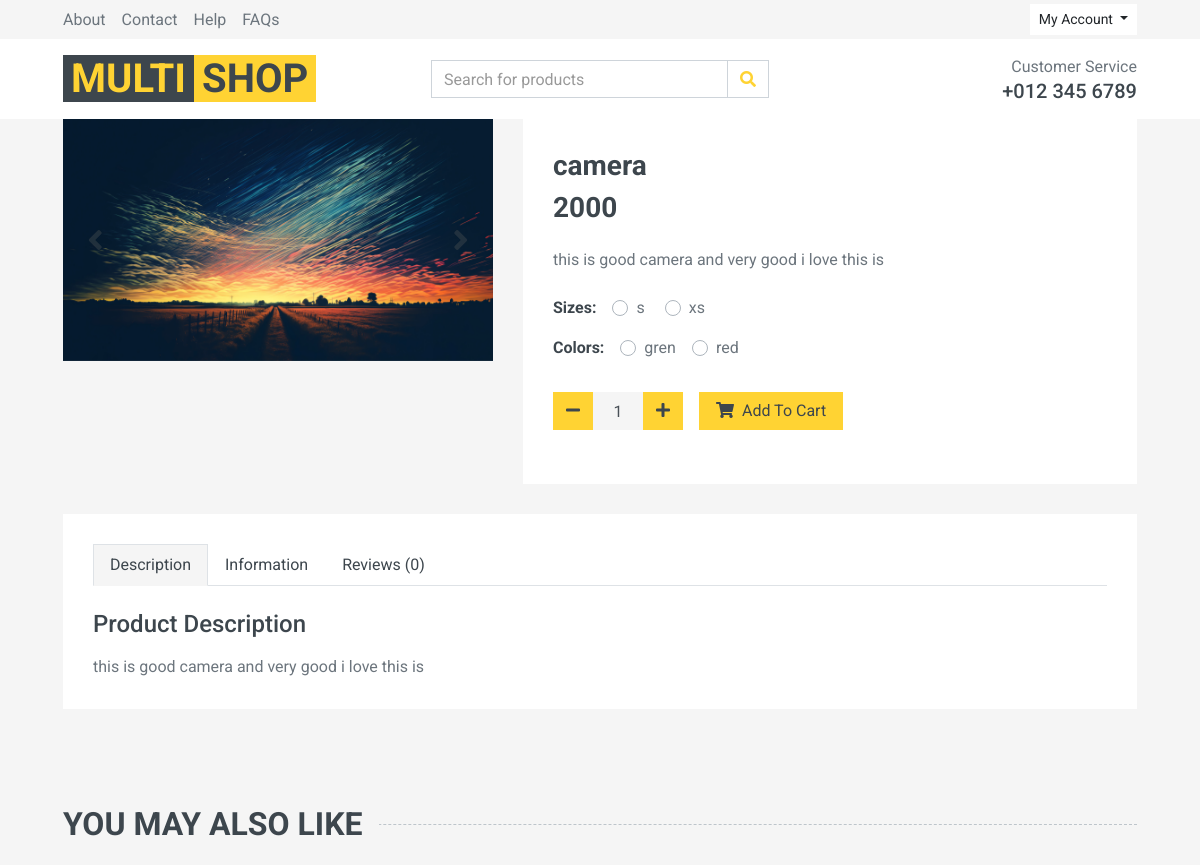
The app's page /product/2 (upper part), older data.
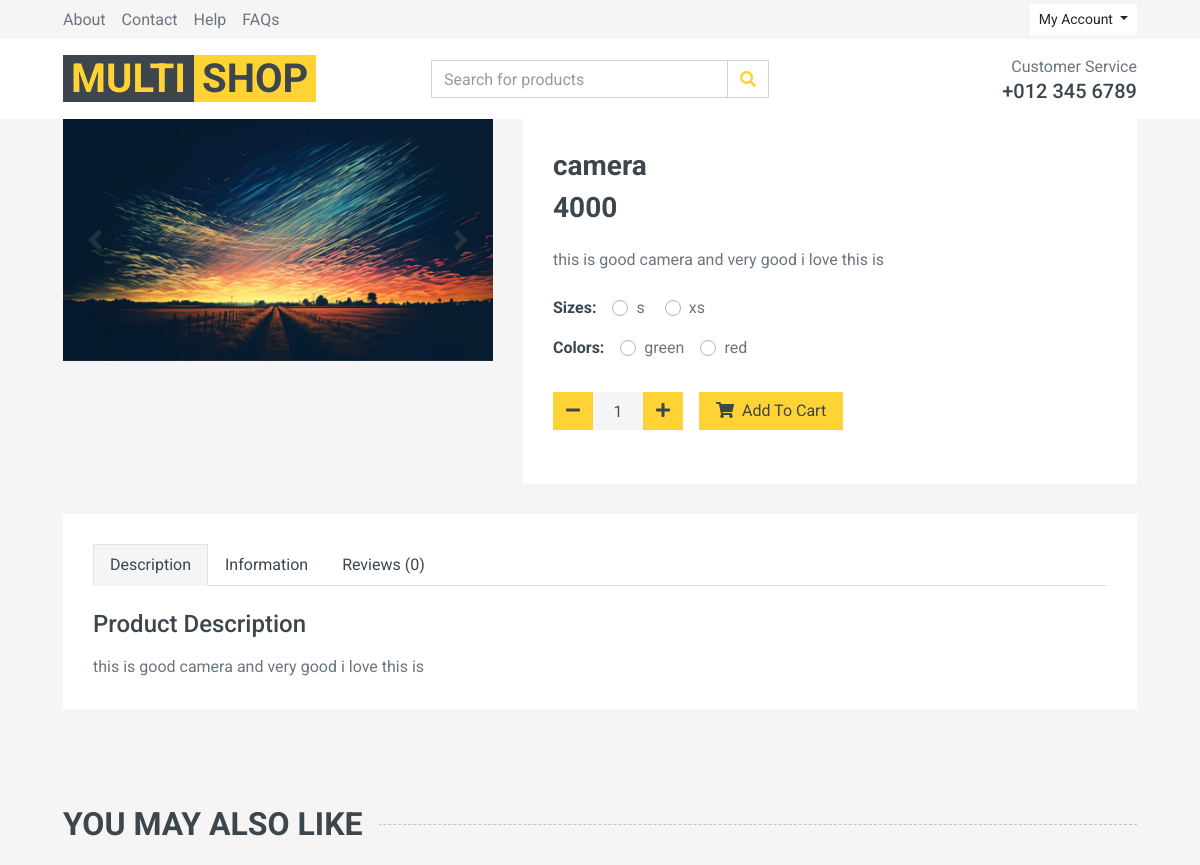
The same page, newer data.
### product/models.py (models this page shows, shortened)
class Product(models.Model):
    category = models.ManyToManyField(Category, blank=True, null=True)
    title = models.CharField(max_length=30)
    description = models.TextField()
    price = models.IntegerField()
    discount = models.SmallIntegerField(blank=True, null=True)
    image = models.ImageField(upload_to="products")
    size = models.ManyToManyField(Size, blank=True, null=True, related_name="products")
    color = models.ManyToManyField(Colors, blank=True, null=True, related_name="products")

class Colors(models.Model):
    title = models.CharField(max_length=10)

### product/views.py (the view)
# urls.py: path('<int:pk>', views.ProductView.as_view(), name="product_detail"),
class ProductView(DetailView):
    template_name = "product/detail.html"
    model = Product

### product/templates/product/detail.html (shortened to what the changed rows need)
{% extends "base.html" %}
{% load static %}
{% block main %}
    <div class="container-fluid pb-5">
        <div class="row px-xl-5">
            <div class="col-lg-5 mb-30">
                <div id="product-carousel" class="carousel slide" data-ride="carousel">
                    <div class="carousel-inner bg-light">
                        <div class="carousel-item active">
                            <img class="w-100 h-100" src="{{ product.image.url }}" alt="Image">
                        </div>
                    </div>
                </div>
            </div>
            <div class="col-lg-7 h-auto mb-30">
                <div class="h-100 bg-light p-30">
                    <h3>{{ product.title }}</h3>
                    <h3 class="font-weight-semi-bold mb-4">{{ product.price }}</h3>
                    <p class="mb-4">{{ product.description }}</p>
                    <div class="d-flex mb-3">
                        {% if product.size.all %}
                            <strong class="text-dark mr-3">Sizes:</strong>
                        {% endif %}
                        <form action="{% url 'cart:cart_add' product.id %}" method="post">
                    </div>
                    <div class="d-flex mb-4">
                        {% if product.color.all %}
                            <strong class="text-dark mr-3">Colors:</strong>
                        {% endif %}
                        {% for color in product.color.all %}
                            <div class="custom-control custom-radio custom-control-inline">
                                <label class="custom-control-label" for="{{ color.title }}">{{ color.title }}</label>
                            </div>
                        {% endfor %}
                    </div>
                    <div class="d-flex align-items-center mb-4 pt-2">
                        <div class="input-group quantity mr-3" style="width: 130px;">
                        </div>
                        <button class="btn btn-primary px-3"><i class="fa fa-shopping-cart mr-1"></i> Add To
                        </button>
                    </div>
                </div>
            </div>
        </div>
        <div class="row px-xl-5">
            <div class="col">
                <div class="bg-light p-30">
                    <div class="tab-content">
                        <div class="tab-pane fade show active" id="tab-pane-1">
                            <h4 class="mb-3">Product Description</h4>
                            {{ product.description }}
                        </div>
                    </div>
                </div>
            </div>
        </div>
    </div>
    <div class="container-fluid py-5">
        <h2 class="section-title position-relative text-uppercase mx-xl-5 mb-4"><span class="bg-secondary pr-3">You May Also Like</span>
        </h2>
    </div>
{% endblock %}

Row changes from the older to the newer data that the page shows:
changed Product "camera": price "2000" → "4000"
changed Colors: title "gren" → "green"
